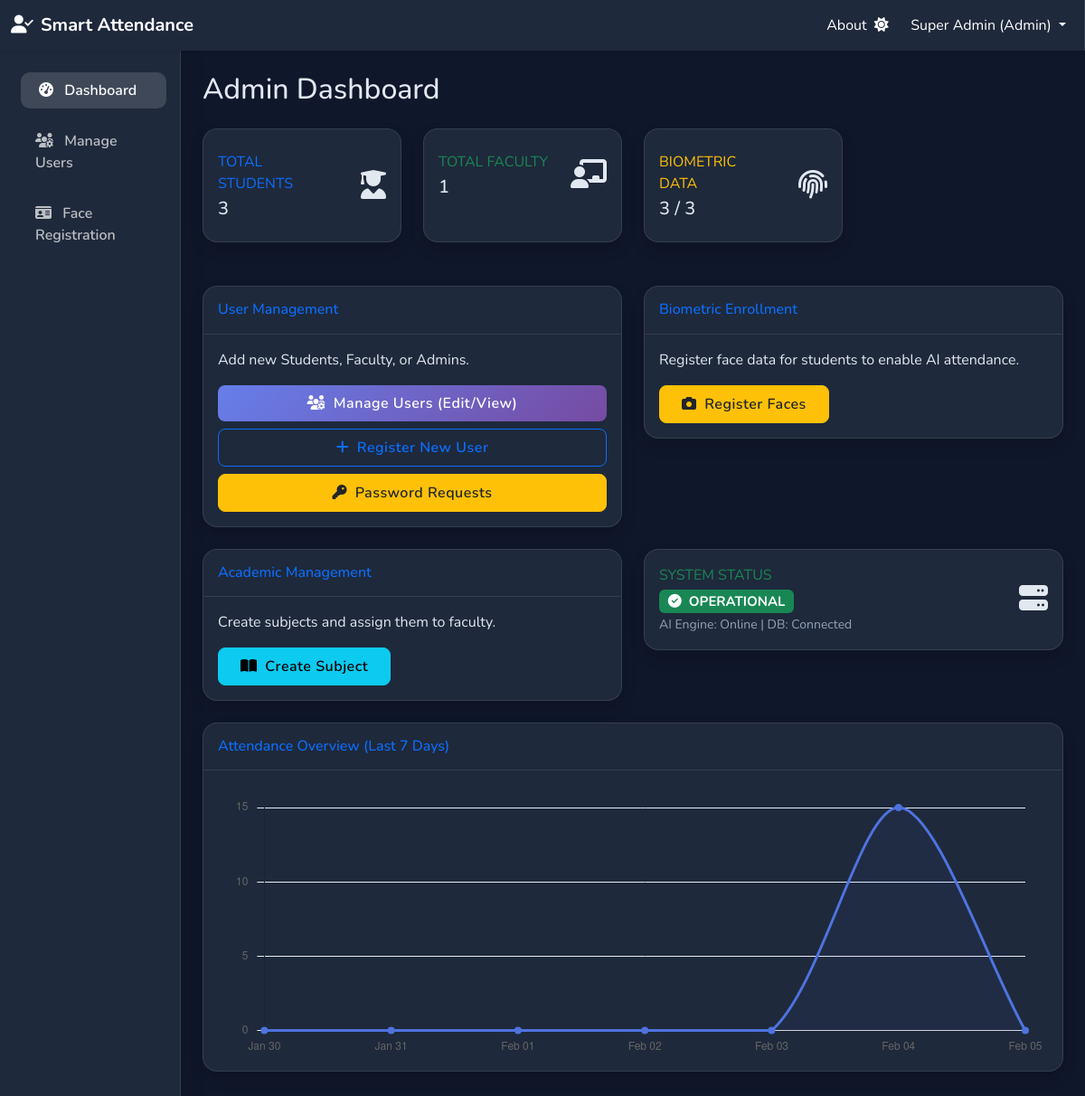
The app's page /admin/dashboard (signed in), older data.
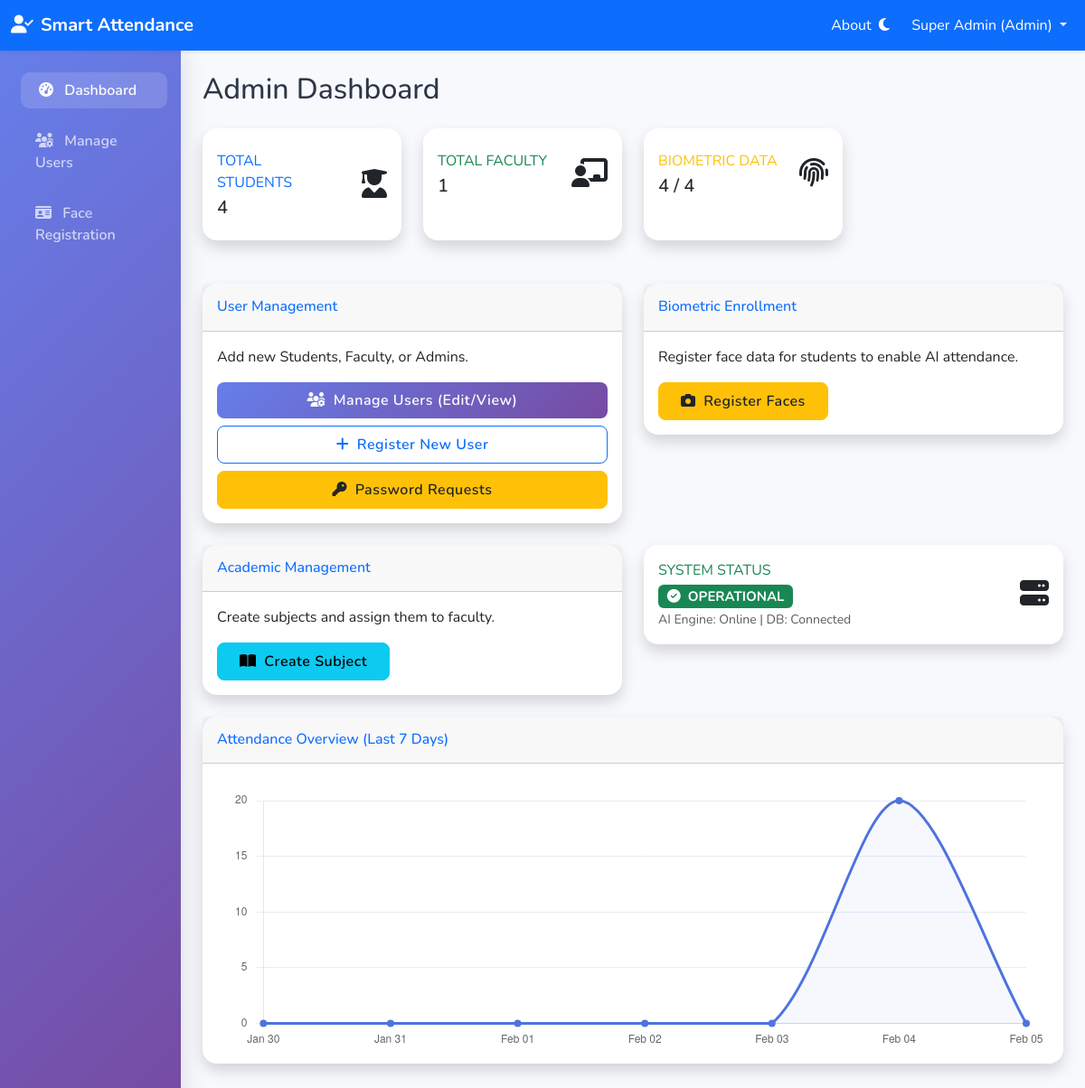
The same page, newer data.
### app/admin/routes.py (the view)
@admin.route("/admin/dashboard")
@login_required
def dashboard():
    if current_user.role != 'admin':
        flash('Access Denied', 'danger')
        return redirect(url_for('main.home'))
    student_count = Student.query.count()
    faculty_count = Faculty.query.count()
    face_count = FaceData.query.count()
    from datetime import datetime, timedelta
    from sqlalchemy import func
    from app.models import Session, Attendance
    dates = []
    counts = []
    for i in range(6, -1, -1):
        date = datetime.utcnow().date() - timedelta(days=i)
        date_str = date.strftime('%Y-%m-%d')
        dates.append(date.strftime('%b %d'))
        count = Attendance.query.join(Session).filter(Session.date == date).count()
        counts.append(count)
    return render_template('admin/dashboard.html',
                          student_count=student_count,
                          faculty_count=faculty_count,
                          face_count=face_count,
                          chart_labels=dates,
                          chart_data=counts)

### app/models.py (called while the page is built)
@login_manager.user_loader
def load_user(user_id):
    return User.query.get(int(user_id))

### app/templates/admin/dashboard.html (shortened to what the changed rows need)
{% extends "base.html" %}
{% block content %}
<h2 class="mb-4">Admin Dashboard</h2>
<div class="row mb-4">
    <div class="col-xl-3 col-md-6 mb-4">
        <div class="card border-left-primary shadow h-100 py-2">
            <div class="card-body">
                <div class="row no-gutters align-items-center">
                    <div class="col mr-2">
                        <div class="text-xs font-weight-bold text-primary text-uppercase mb-1">Total Students</div>
                        <div class="h5 mb-0 font-weight-bold text-gray-800">{{ student_count }}</div>
                    </div>
                    <div class="col-auto">
                        <i class="fas fa-user-graduate fa-2x text-gray-300"></i>
                    </div>
                </div>
            </div>
        </div>
    </div>
    <div class="col-xl-3 col-md-6 mb-4">
        <div class="card border-left-success shadow h-100 py-2">
            <div class="card-body">
                <div class="row no-gutters align-items-center">
                    <div class="col mr-2">
                        <div class="text-xs font-weight-bold text-success text-uppercase mb-1">Total Faculty</div>
                        <div class="h5 mb-0 font-weight-bold text-gray-800">{{ faculty_count }}</div>
                    </div>
                    <div class="col-auto">
                        <i class="fas fa-chalkboard-teacher fa-2x text-gray-300"></i>
                    </div>
                </div>
            </div>
        </div>
    </div>
    <div class="col-xl-3 col-md-6 mb-4">
        <div class="card border-left-warning shadow h-100 py-2">
            <div class="card-body">
                <div class="row no-gutters align-items-center">
                    <div class="col mr-2">
                        <div class="text-xs font-weight-bold text-warning text-uppercase mb-1">Biometric Data</div>
                        <div class="h5 mb-0 font-weight-bold text-gray-800">{{ face_count }} / {{ student_count }}</div>
                    </div>
                    <div class="col-auto">
                        <i class="fas fa-fingerprint fa-2x text-gray-300"></i>
                    </div>
                </div>
            </div>
        </div>
    </div>
</div>
<div class="row">
    <div class="col-lg-6">
        <div class="card shadow mb-4">
            <div class="card-body">
                <p>Add new Students, Faculty, or Admins.</p>
                <div class="d-grid gap-2">
                    <a href="{{ url_for('admin.manage_users') }}" class="btn btn-primary">
                    </a>
                    <a href="{{ url_for('admin.register_user') }}" class="btn btn-outline-primary">
                    </a>
                    <a href="{{ url_for('admin.password_requests') }}" class="btn btn-warning text-dark">
                    </a>
                </div>
            </div>
        </div>
    </div>
    <div class="col-lg-6">
        <div class="card shadow mb-4">
            <div class="card-body">
                <p>Register face data for students to enable AI attendance.</p>
                <a href="{{ url_for('admin.register_face_selection') }}" class="btn btn-warning text-dark">
                    <i class="fas fa-camera me-1"></i> Register Faces
                </a>
            </div>
        </div>
    </div>
</div>
<div class="row">
    <div class="col-lg-6">
        <div class="card shadow mb-4">
            <div class="card-body">
                <p>Create subjects and assign them to faculty.</p>
                <a href="{{ url_for('admin.create_subject') }}" class="btn btn-info">
                    <i class="fas fa-book-open me-1"></i> Create Subject
                </a>
            </div>
        </div>
    </div>
    <div class="col-lg-6">
        <div class="card shadow mb-4 border-left-success">
            <div class="card-body">
                <div class="row no-gutters align-items-center">
                    <div class="col mr-2">
                        <div class="text-xs font-weight-bold text-success text-uppercase mb-1">System Status</div>
                        <div class="h5 mb-0 font-weight-bold text-gray-800">
                            <span class="badge bg-success"><i class="fas fa-check-circle me-1"></i> OPERATIONAL</span>
                        </div>
                        <small class="text-muted">AI Engine: Online | DB: Connected</small>
                    </div>
                    <div class="col-auto">
                        <i class="fas fa-server fa-2x text-gray-300"></i>
                    </div>
                </div>
            </div>
        </div>
    </div>
</div>
<div class="row">
    <div class="col-xl-12 col-lg-12">
        <div class="card shadow mb-4">
            <div class="card-body">
                <div class="chart-area" style="height: 300px;">
                    <canvas id="myAreaChart"></canvas>
                </div>
            </div>
        </div>
    </div>
</div>
<script>
    const ctx = document.getElementById('myAreaChart').getContext('2d');
    const myChart = new Chart(ctx, {
        type: 'line',
        data: {
            labels: {{ chart_labels | tojson }},
    datasets: [{
        label: 'Attendance Count',
        data: {{ chart_data | tojson }},
        backgroundColor: 'rgba(78, 115, 223, 0.05)',
        borderColor: 'rgba(78, 115, 223, 1)',
        pointRadius: 3,
        pointBackgroundColor: 'rgba(78, 115, 223, 1)',
        pointBorderColor: 'rgba(78, 115, 223, 1)',
        pointHoverRadius: 3,
        pointHoverBackgroundColor: 'rgba(78, 115, 223, 1)',
        pointHoverBorderColor: 'rgba(78, 115, 223, 1)',
        pointHitRadius: 10,
        pointBorderWidth: 2,
        tension: 0.3,
        fill: true
            }]
        },
    options: {
        maintainAspectRatio: false,
            layout: {
            padding: {
                left: 10,
                    right: 25,
                        top: 25,
                            bottom: 0
            }
        },
        scales: {
            x: {
                grid: {
                    display: false,
                        drawBorder: false
                },
                ticks: {
                    maxTicksLimit: 7
                }
            },
            y: {
                ticks: {
                    maxTicksLimit: 5,
                        padding: 10,
                            callback: function(value, index, values) {
                                return value;
                            }
                },
                grid: {
                    color: "rgb(234, 236, 244)",
                        zeroLineColor: "rgb(234, 236, 244)",
                            drawBorder: false,
                                borderDash: [2],
                                    zeroLineBorderDash: [2]
                }
            },
        },
        plugins: {
            legend: {
                display: false
            }
        }
    }
    });
</script>
{% endblock %}

### app/templates/base.html (shortened to what this page needs)
<!DOCTYPE html>
<html lang="en">
<head>
    <link href="https://cdn.jsdelivr.net/npm/bootstrap@5.3.0/dist/css/bootstrap.min.css" rel="stylesheet">
    <link rel="stylesheet" href="{{ url_for('static', filename='css/style.css') }}">
    <link rel="stylesheet" href="https://cdnjs.cloudflare.com/ajax/libs/font-awesome/6.4.0/css/all.min.css">
</head>
<body class="{{ 'dark-mode' if current_user.is_authenticated and current_user.theme == 'dark' else '' }}">
    <nav class="navbar navbar-expand-lg navbar-dark bg-primary shadow-sm">
        <div class="container-fluid">
            <a class="navbar-brand fw-bold" href="{{ url_for('main.home') }}">
                <i class="fas fa-user-check me-2"></i>Smart Attendance
            </a>
            <div class="collapse navbar-collapse" id="navContent">
                <ul class="navbar-nav ms-auto mb-2 mb-lg-0">
                    {% if current_user.is_authenticated %}
                    <li class="nav-item">
                        <a class="nav-link text-white" href="{{ url_for('main.about') }}">About</a>
                    </li>
                    <li class="nav-item d-flex align-items-center me-3">
                        <form action="{{ url_for('main.toggle_theme') }}" method="POST" class="d-inline">
                            <button type="submit" class="btn btn-link nav-link p-0 text-white" title="Toggle Theme">
                                {% if current_user.theme == 'dark' %}
                                <i class="fas fa-sun"></i>
                                {% else %}
                                <i class="fas fa-moon"></i>
                                {% endif %}
                            </button>
                        </form>
                    </li>
                    <li class="nav-item dropdown">
                        <a class="nav-link dropdown-toggle text-white" href="#" role="button" data-bs-toggle="dropdown">
                            {{ current_user.name }} ({{ current_user.role|title }})
                        </a>
                    </li>
                    {% endif %}
                </ul>
            </div>
        </div>
    </nav>
    <div class="container-fluid">
        <div class="row">
            {% if current_user.is_authenticated %}
            <nav class="col-md-3 col-lg-2 d-md-block sidebar collapse px-0">
                <div class="position-sticky pt-3">
                    <ul class="nav flex-column ps-2">
                        {% if current_user.role == 'admin' %}
                        <li class="nav-item">
                            <a class="nav-link {{ 'active' if request.endpoint == 'admin.dashboard' else '' }}"
                                href="{{ url_for('admin.dashboard') }}">
                                <i class="fas fa-tachometer-alt me-2"></i> Dashboard
                            </a>
                        </li>
                        <li class="nav-item">
                            <a class="nav-link {{ 'active' if 'register_user' in request.endpoint else '' }}"
                                href="{{ url_for('admin.register_user') }}">
                                <i class="fas fa-users-cog me-2"></i> Manage Users
                            </a>
                        </li>
                        <li class="nav-item">
                            <a class="nav-link {{ 'active' if 'face' in request.endpoint else '' }}"
                                href="{{ url_for('admin.register_face_selection') }}">
                                <i class="fas fa-id-card me-2"></i> Face Registration
                            </a>
                        </li>
                        {% endif %}
                    </ul>
                </div>
            </nav>
            <main class="col-md-9 ms-sm-auto col-lg-10 px-md-4 py-4">
                {% else %}
                <main class="col-12 px-md-4 py-4">
                    {% endif %}
                    {% block content %}{% endblock %}
                </main>
        </div>
    </div>
</body>
</html>

Row changes from the older to the newer data that the page shows:
changed User "Super Admin": theme "dark" → "light" (drawn)
Text that changed along with them:
{{ student_count }}: "3" → "4"
{{ face_count }}: "3" → "4"
chart data {{ chart_data | tojson }}: [0, 0, 0, 0, 0, 15, 0] → [0, 0, 0, 0, 0, 20, 0]
